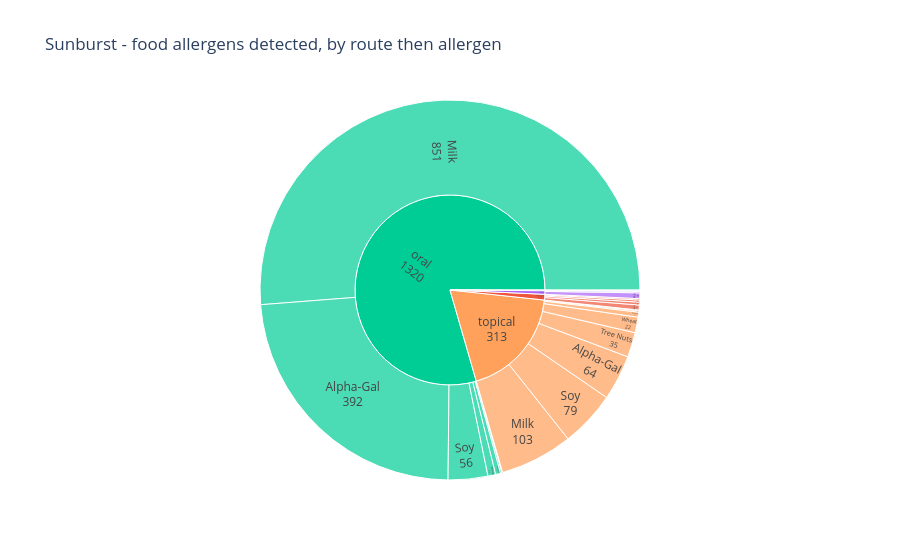

Notebook code cell kept with this figure:
### Markdown cell above
### Chart 5 ⭐ NEW-TO-COURSE METHOD — Sunburst: route then allergen
A **sunburst** is a set of nested rings you can click into: the inner ring is the route, and clicking it drills down to the allergens inside that route. This is **not** a method taught in SIADS 521, so it satisfies the "new method" requirement. It shows what a bar cannot: the *nested* structure (within oral pills, which allergens dominate).

### Code cell
rows = []
for rlabel, rcol in ROUTES.items():
    sub = df[df[rcol]]
    for aname, acol in ALLERGENS.items():
        cnt = int((sub[acol] == "Detected").sum())
        if cnt > 0:
            rows.append({"route": rlabel, "allergen": aname, "count": cnt})
sb = pd.DataFrame(rows)

fig = px.sunburst(sb, path=["route", "allergen"], values="count", color="route",
                  title="Sunburst - food allergens detected, by route then allergen")
fig.update_traces(textinfo="label+value")
fig.show()

### Figure 1 — Plotly figure (JSON) as saved in the notebook; plotly's stock layout.template omitted (floating-point values rounded to 4 significant figures)
{"data": [{"branchvalues": "total", "customdata": [["inhaled/nasal"], ["inhaled/nasal"], ["inhaled/nasal"], ["injectable"], ["injectable"], ["injectable"], ["injectable"], ["injectable"], ["oral"], ["oral"], ["oral"], ["oral"], ["oral"], ["oral"], ["oral"], ["oral"], ["other-local"], ["other-local"], ["other-local"], ["topical"], ["topical"], ["topical"], ["topical"], ["topical"], ["topical"], ["topical"], ["topical"], ["topical"]], "domain": {"x": [0, 1], "y": [0, 1]}, "hovertemplate": "labels=%{label}<br>count=%{value}<br>parent=%{parent}<br>id=%{id}<br>route=%{customdata[0]}<extra></extra>", "ids": ["inhaled/nasal/Milk", "inhaled/nasal/Wheat", "inhaled/nasal", "injectable/Milk", "injectable/Sesame", "injectable/Soy", "injectable/Alpha-Gal", "injectable", "oral/Milk", "oral/Eggs", "oral/Wheat", "oral/Tree Nuts", "oral/Peanuts", "oral/Soy", "oral/Alpha-Gal", "oral", "other-local/Milk", "other-local/Alpha-Gal", "other-local", "topical/Milk", "topical/Eggs", "topical/Wheat", "topical/Sesame", "topical/Tree Nuts", "topical/Peanuts", "topical/Soy", "topical/Alpha-Gal", "topical"], "labels": ["Milk", "Wheat", "inhaled/nasal", "Milk", "Sesame", "Soy", "Alpha-Gal", "injectable", "Milk", "Eggs", "Wheat", "Tree Nuts", "Peanuts", "Soy", "Alpha-Gal", "oral", "Milk", "Alpha-Gal", "other-local", "Milk", "Eggs", "Wheat", "Sesame", "Tree Nuts", "Peanuts", "Soy", "Alpha-Gal", "topical"], "marker": {"colors": ["#636efa", "#636efa", "#636efa", "#EF553B", "#EF553B", "#EF553B", "#EF553B", "#EF553B", "#00cc96", "#00cc96", "#00cc96", "#00cc96", "#00cc96", "#00cc96", "#00cc96", "#00cc96", "#ab63fa", "#ab63fa", "#ab63fa", "#FFA15A", "#FFA15A", "#FFA15A", "#FFA15A", "#FFA15A", "#FFA15A", "#FFA15A", "#FFA15A", "#FFA15A"]}, "name": "", "parents": ["inhaled/nasal", "inhaled/nasal", "", "injectable", "injectable", "injectable", "injectable", "", "oral", "oral", "oral", "oral", "oral", "oral", "oral", "", "other-local", "other-local", "", "topical", "topical", "topical", "topical", "topical", "topical", "topical", "topical", ""], "textinfo": "label+value", "type": "sunburst", "values": [1.0, 1.0, 2.0, 7.0, 2.0, 3.0, 4.0, 16.0, 851.0, 2.0, 11.0, 7.0, 1.0, 56.0, 392.0, 1320.0, 8.0, 2.0, 10.0, 103.0, 2.0, 22.0, 7.0, 35.0, 1.0, 79.0, 64.0, 313.0]}], "layout": {"legend": {"tracegroupgap": 0}, "title": {"text": "Sunburst - food allergens detected, by route then allergen"}}}
